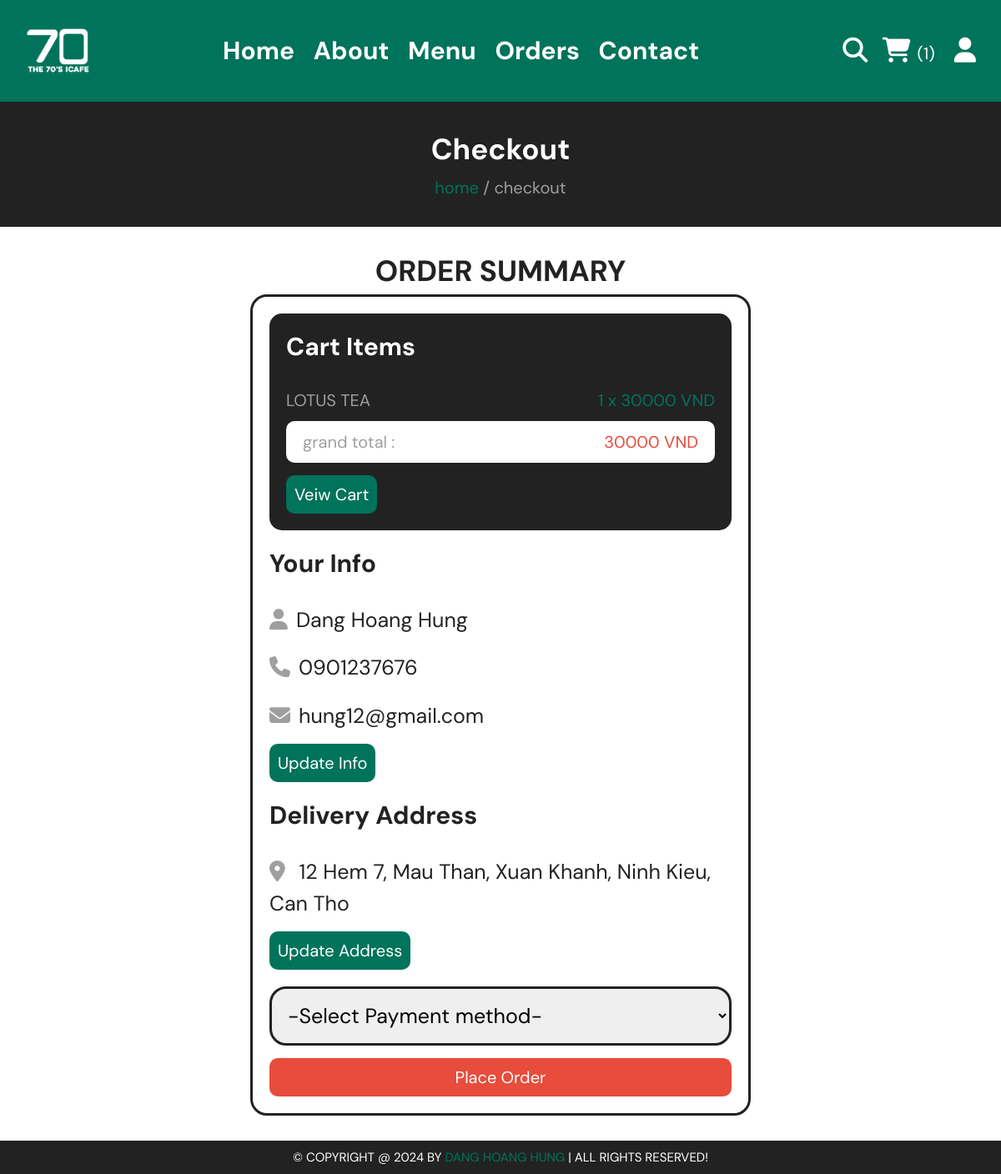
The app's page /checkout.php (signed in) with its own data.
### tables this page shows
CREATE TABLE `cart` (
  `id_cart` int(100) NOT NULL,
  `id_user` int(100) NOT NULL,
  `id_product` int(100) NOT NULL,
  `quantity` int(10) NOT NULL CHECK (`quantity` > 0)
);

CREATE TABLE `products` (
  `id_product` int(100) NOT NULL,
  `id_catergory` int(10) NOT NULL,
  `product_name` varchar(100) NOT NULL,
  `product_price` int(10) NOT NULL,
  `product_image` varchar(100) NOT NULL
);

CREATE TABLE `users` (
  `id_user` int(100) NOT NULL,
  `username` varchar(20) NOT NULL,
  `user_email` varchar(50) NOT NULL,
  `user_phone_number` varchar(10) NOT NULL,
  `user_password` varchar(50) NOT NULL,
  `user_address` varchar(500) NOT NULL,
  `user_image` varchar(100) DEFAULT NULL
);

### checkout.php (the view, shortened to what this page needs)
<?php
include 'components/connect.php';
if(isset($_SESSION['id_user'])){
   $user_id = $_SESSION['id_user'];
}else{
   $user_id = '';
   header('location:home.php');
};
?>
<!DOCTYPE html>
<html lang="en">
<head>
   <link rel="stylesheet" href="https://unpkg.com/swiper@8/swiper-bundle.min.css" />
   <link rel="stylesheet" href="https://cdnjs.cloudflare.com/ajax/libs/font-awesome/6.1.1/css/all.min.css">
   <link  href="./css/style.css" rel="stylesheet">
</head>
<body>
<?php include 'components/user_header.php'; ?>
<div class="heading">
   <h3>Checkout</h3>
   <p><a href="home.php">home</a> <span> / checkout</span></p>
</div>
<section class="checkout">
   <h1 class="title">order summary</h1>
   <form method="POST">
      <div class="cart-items">
         <h3>cart items</h3>
         <?php
            $grand_total = 0;
            $select_cart = $conn->prepare("SELECT * FROM cart
                                             JOIN products on cart.id_product = products.id_product
                                             WHERE id_user = ?");
            $select_cart->execute([$user_id]);
            if($select_cart->rowCount() > 0){
               while($fetch_cart = $select_cart->fetch(PDO::FETCH_ASSOC)){
                  $grand_total += ($fetch_cart['product_price'] * $fetch_cart['quantity']);
         ?>
         <p>
            <span class="name"><?= $fetch_cart['product_name']; ?></span>
            <span class="price"><?= $fetch_cart['quantity']; ?> x <?= $fetch_cart['product_price']; ?> VND</span>
         </p>
         <?php
               }
            }else{
               echo '<p class="empty">your cart is empty!</p>';
            }
         ?>
         <p class="grand-total">
            <span class="name">grand total :</span>
            <span class="price"><?= $grand_total; ?> VND</span>
         </p>
         <a href="cart.php" class="btn">Veiw cart</a>
      </div>
      <div class="user-info">
         <h3>your info</h3>
         <p><i class="fas fa-user"></i><span><?= $fetch_profile['username'] ?></span></p>
         <p><i class="fas fa-phone"></i><span><?= $fetch_profile['user_phone_number'] ?></span></p>
         <p><i class="fas fa-envelope"></i><span><?= $fetch_profile['user_email'] ?></span></p>
         <a href="update_profile.php" class="btn">Update info</a>
         <h3>delivery address</h3>
         <p><i class="fas fa-map-marker-alt"></i>
            <span><?php if($fetch_profile['user_address'] == ''){
            echo 'please enter your address';
            }else{
               echo $fetch_profile['user_address'];
            } ?>
            </span>
         </p>
         <a href="update_address.php" class="btn">update address</a>
         <select name="method" class="box" required>
            <option value="" disabled selected>-Select Payment method-</option>
         </select>
         <input type="submit" value="place order"
            class="btn <?php if($fetch_profile['user_address'] == ''){echo 'disabled';} ?>" style="width:100%; background:var(--red); color:var(--white);" name="submit">
      </div>
   </form>
</section>
<?php include 'components/footer.php'; ?>
</body>
</html>

### css/style.css (style rules this page uses)
:root { --green:#00735b; --red:#e74c3c; --white:#fff; --black:#222; --light-color:#9f9f9f; --border: 3px solid var(--black); --border-green: 3px solid var(--green); }
* { font-family: 'DM Sans', sans-serif; margin:0; padding:0; box-sizing: border-box; outline: none; border: none; text-decoration: none; }
html { font-size: 62.5%; overflow-x: hidden; scroll-behavior: smooth; stop-opacity: 200px; }
section { margin:0 auto; max-width: 1200px; padding: 30px; }
.title { text-align: center; margin-bottom: 5px; font-size: 35px; color:var(--black); font-weight: bold; text-transform: uppercase; text-underline-offset: 10px; }
.heading { display: flex; align-items: center; justify-content: center; gap: 10px; flex-flow: column; background-color: var(--black); min-height: 150px; }
.heading h3 { font-size: 35px; color:var(--white); text-transform: capitalize; }
.heading p { font-size: 20px; color:var(--light-color); }
.heading p a { color:var(--green); text-decoration: none; }
.btn, .delete-btn { margin-top: 5px; display: inline-block; font-size: 20px; padding:10px 10px; cursor: pointer; border-radius: 10px; text-transform: capitalize; }
.btn { background-color: var(--green); color:var(--white); }
.checkout form { max-width: 600px; margin:0 auto; border-radius: 20px; border:var(--border); padding:20px; }
.checkout form h3 { font-size: 30px; text-transform: capitalize; padding: 20px 0; color:var(--black); }
.checkout form .cart-items { background-color: var(--black); border-radius: 15px; padding:20px; padding-top: 0; }
.checkout form .cart-items h3 { color:var(--white); }
.checkout form .cart-items p { display: flex; align-items: center; gap: 15px; justify-content: space-between; margin:10px 0; line-height: 1.5; font-size: 20px; }
.checkout form .cart-items p .name { color:var(--light-color); }
.checkout form .cart-items p .price { color:var(--green); }
.checkout form .cart-items .grand-total { background-color: var(--white); border-radius: 10px; padding:10px 20px; }
.checkout form .cart-items .grand-total .price { color:var(--red); }
.checkout form .user-info p { font-size: 25px; line-height: 1.5; padding:10px 0; }
.checkout form .user-info p i { color:var(--light-color); margin-right: 10px; }
.checkout form .user-info p span { color:var(--black); }
.checkout form .user-info .box { width: 100%; border:var(--border); padding: 15px; margin-top: 20px; margin-bottom: 10px; border-radius: 20px; font-size: 25px; }

### records on screen
cart: id_product.product_name "LOTUS TEA", quantity "1", id_product.product_price "30000"
users: username "Dang Hoang Hung", user_phone_number "0901237676", user_email "hung12@gmail.com", user_address "12 Hem 7, Mau Than, Xuan Khanh, Ninh Kieu, Can Tho", submit "place order"

### other values on screen
$total_cart_items "1"
$grand_total "30000"
